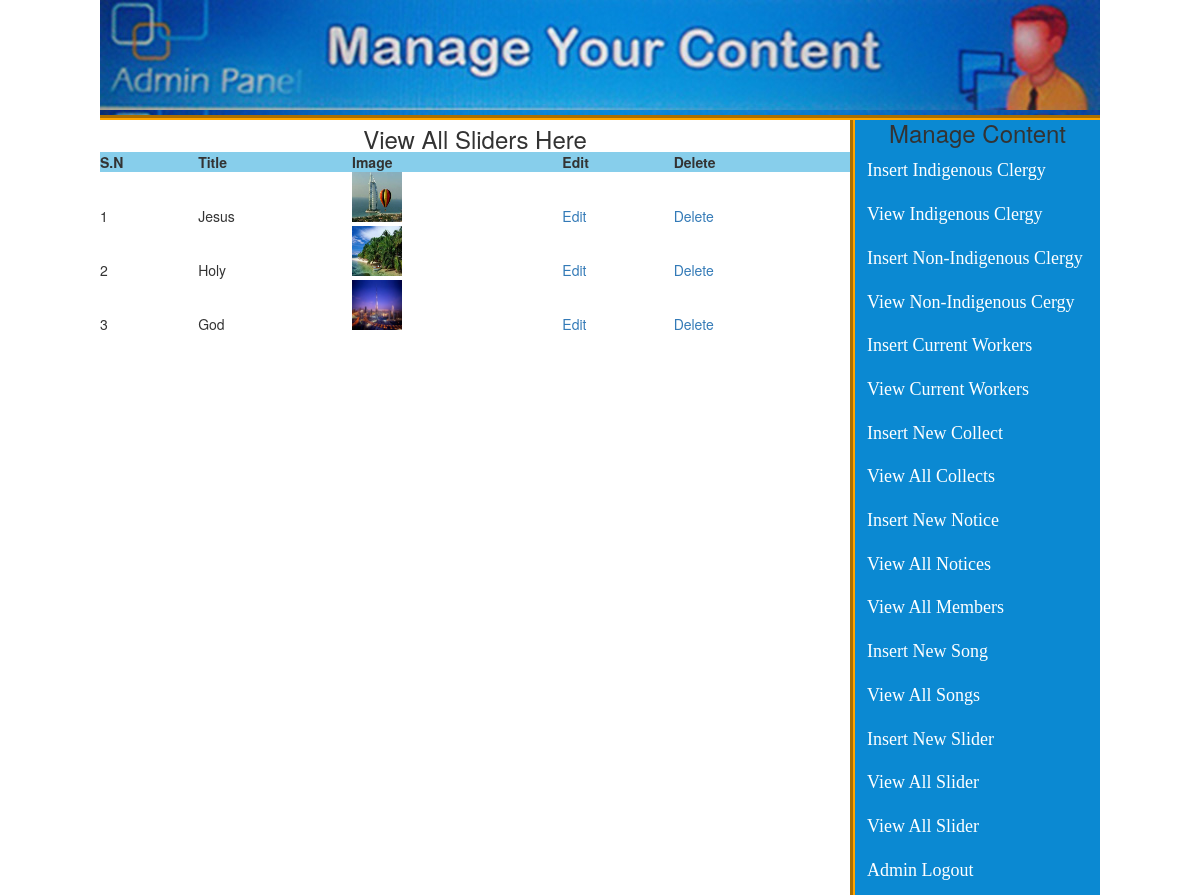
Screenshot of /admin_area/index.php?view_sliders (signed in) with the database file from the repository.
### tables this page shows
CREATE TABLE `slider` (
  `slider_id` int(10) NOT NULL,
  `slider_title` varchar(100) NOT NULL,
  `slider_image` text NOT NULL,
  `slider_desc` text NOT NULL
);

### admin_area/view_sliders.php (the view)
<table width="750" align="center" style="background: white;">
<tr align="center">
	<td colspan="6"><h3>View All Sliders Here</h3></td>
</tr>
	<tr align="" bgcolor="skyblue">
		<th>S.N</th>
		<th>Title</th>
		<th>Image</th>
		<th>Edit</th>
		<th>Delete</th>
	</tr>
	<?php
	include("includes/db.php");
	$get_slider = "select * from slider ";
	$run_slider = mysqli_query($con, $get_slider);
	$i = 0;
	while ($row_slider = mysqli_fetch_array($run_slider)) {
		$slider_id = $row_slider['slider_id'];
		$slider_title = $row_slider['slider_title'];
		$slider_image = $row_slider['slider_image'];
		$i++;
	?>
	<tr align="">
		<td><?php echo $i; ?></td>
		<td><?php echo $slider_title; ?></td>
		<td><img src="slider_images/<?php echo $slider_image;?>" width="50" height="50"/></td>
		<td><a href="index.php?edit_slider=<?php echo $slider_id; ?>">Edit</a></td>
		<td><a href="index.php?delete_slider=<?php echo $slider_id; ?>">Delete</a></td>
	</tr>
<?php } ?>
</table>

### admin_area/styles/style.css (style rules this page uses)
html, body, div, span, applet, object, iframe, h1, h2, h3, h4, h5, h6, p, blockquote, pre, a, abbr, acronym, address, big, cite, code, del, dfn, em, img, ins, kbd, q, s, samp, small, strike, strong, sub, sup, tt, var, b, u, i, center,dl, dt, dd, ol, ul, li, fieldset, form, label, legend, table, caption, tbody, tfoot, thead, tr, th, td, article, aside, canvas, details, embed, figure, figcaption, footer, header, hgroup, menu, nav, output, ruby, section, summary, time, mark, audio, video { margin:0; padding:0; border: 0; vertical-align: baseline; }
body { background: white; }

### rows the page displays
slider: slider_title "Jesus", slider_image (picture)
slider: slider_title "Holy", slider_image (picture)
slider: slider_title "God", slider_image (picture)
